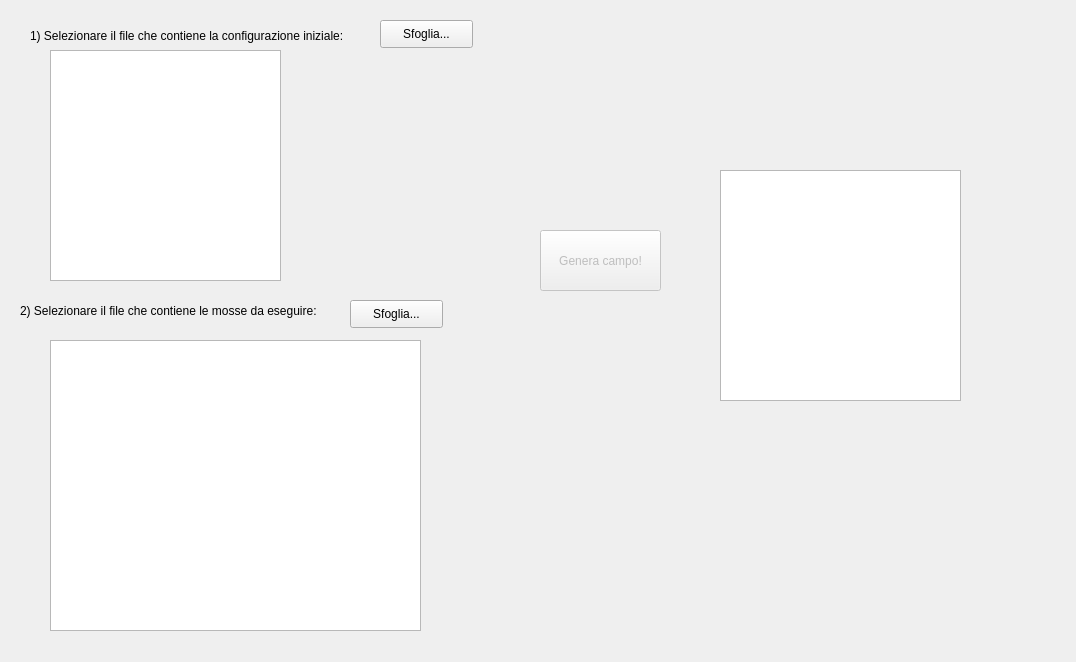
<?xml version="1.0" encoding="UTF-8"?>
<ui version="4.0">
 <class>FinestraSequenziale</class>
 <widget class="QWidget" name="FinestraSequenziale">
  <property name="windowModality">
   <enum>Qt::ApplicationModal</enum>
  </property>
  <property name="geometry">
   <rect>
    <x>0</x>
    <y>0</y>
    <width>1076</width>
    <height>662</height>
   </rect>
  </property>
  <property name="sizePolicy">
   <sizepolicy hsizetype="Fixed" vsizetype="Fixed">
    <horstretch>0</horstretch>
    <verstretch>0</verstretch>
   </sizepolicy>
  </property>
  <property name="windowTitle">
   <string>Modalità sequenziale</string>
  </property>
  <widget class="QLabel" name="label">
   <property name="geometry">
    <rect>
     <x>30</x>
     <y>25</y>
     <width>341</width>
     <height>21</height>
    </rect>
   </property>
   <property name="text">
    <string>1) Selezionare il file che contiene la configurazione iniziale:  </string>
   </property>
  </widget>
  <widget class="QPushButton" name="sfoglia_conf_iniziale">
   <property name="geometry">
    <rect>
     <x>380</x>
     <y>20</y>
     <width>93</width>
     <height>28</height>
    </rect>
   </property>
   <property name="text">
    <string>Sfoglia...</string>
   </property>
  </widget>
  <widget class="QLabel" name="label_2">
   <property name="geometry">
    <rect>
     <x>20</x>
     <y>300</y>
     <width>331</width>
     <height>21</height>
    </rect>
   </property>
   <property name="text">
    <string>2) Selezionare il file che contiene le mosse da eseguire:  </string>
   </property>
  </widget>
  <widget class="QPushButton" name="sfoglia_mosse">
   <property name="enabled">
    <bool>true</bool>
   </property>
   <property name="geometry">
    <rect>
     <x>350</x>
     <y>300</y>
     <width>93</width>
     <height>28</height>
    </rect>
   </property>
   <property name="text">
    <string>Sfoglia...</string>
   </property>
  </widget>
  <widget class="QTextEdit" name="text_campo_iniziale">
   <property name="geometry">
    <rect>
     <x>50</x>
     <y>50</y>
     <width>231</width>
     <height>231</height>
    </rect>
   </property>
   <property name="font">
    <font>
     <family>Courier</family>
     <pointsize>10</pointsize>
    </font>
   </property>
   <property name="verticalScrollBarPolicy">
    <enum>Qt::ScrollBarAlwaysOff</enum>
   </property>
   <property name="horizontalScrollBarPolicy">
    <enum>Qt::ScrollBarAlwaysOff</enum>
   </property>
   <property name="sizeAdjustPolicy">
    <enum>QAbstractScrollArea::AdjustToContents</enum>
   </property>
   <property name="readOnly">
    <bool>true</bool>
   </property>
  </widget>
  <widget class="QTextEdit" name="text_campo_finale">
   <property name="geometry">
    <rect>
     <x>720</x>
     <y>170</y>
     <width>241</width>
     <height>231</height>
    </rect>
   </property>
   <property name="font">
    <font>
     <family>Courier</family>
     <pointsize>10</pointsize>
    </font>
   </property>
   <property name="verticalScrollBarPolicy">
    <enum>Qt::ScrollBarAlwaysOff</enum>
   </property>
   <property name="horizontalScrollBarPolicy">
    <enum>Qt::ScrollBarAlwaysOff</enum>
   </property>
   <property name="sizeAdjustPolicy">
    <enum>QAbstractScrollArea::AdjustToContents</enum>
   </property>
   <property name="readOnly">
    <bool>true</bool>
   </property>
  </widget>
  <widget class="QTextEdit" name="text_mosse">
   <property name="geometry">
    <rect>
     <x>50</x>
     <y>340</y>
     <width>371</width>
     <height>291</height>
    </rect>
   </property>
   <property name="font">
    <font>
     <family>Courier</family>
     <pointsize>10</pointsize>
    </font>
   </property>
   <property name="verticalScrollBarPolicy">
    <enum>Qt::ScrollBarAsNeeded</enum>
   </property>
   <property name="horizontalScrollBarPolicy">
    <enum>Qt::ScrollBarAsNeeded</enum>
   </property>
   <property name="sizeAdjustPolicy">
    <enum>QAbstractScrollArea::AdjustIgnored</enum>
   </property>
   <property name="readOnly">
    <bool>true</bool>
   </property>
  </widget>
  <widget class="QPushButton" name="bottone_genera_campo">
   <property name="enabled">
    <bool>false</bool>
   </property>
   <property name="geometry">
    <rect>
     <x>540</x>
     <y>230</y>
     <width>121</width>
     <height>61</height>
    </rect>
   </property>
   <property name="text">
    <string>Genera campo!</string>
   </property>
  </widget>
 </widget>
 <resources/>
 <connections/>
</ui>
